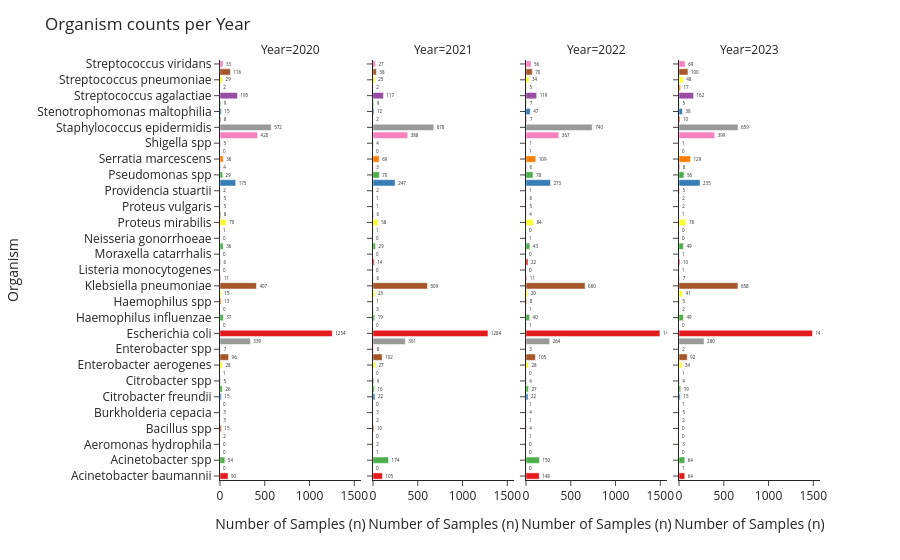

Write notebook code for a chart like this one.
### Code cell
# Build a new DataFrame for plotting
plot_df = []

for yr in yrs:
    yr = int(yr)
    subset = df[df["Year"] == yr].value_counts("Organism")
    subset = subset.reindex(all_organisms, fill_value=0)
    subset = subset.reset_index()
    subset.columns = ["Organism", "Count"]
    subset["Year"] = yr
    plot_df.append(subset)

plot_df = pd.concat(plot_df, ignore_index=True)

# Create faceted bar plot
fig = px.bar(
    plot_df, x="Count", y="Organism", facet_col="Year", orientation="h",
    color="Organism", text="Count", color_discrete_sequence=px.colors.qualitative.Set1
)

# Fix axis order across facets
for axis in fig.layout:
    if axis.startswith('yaxis'):
        fig.layout[axis].update(
            categoryorder='array',
            categoryarray=all_organisms
        )

# Set x-axis title for all subplots
fig.update_xaxes(title_text="Number of Samples (n)")
        
# Customize layout
fig.update_layout(
    height=900, template="simple_white",
    title="Organism counts per Year",
    showlegend=False,
    )

# Ensure consistent y-axis order across facets
fig.update_traces(textposition='outside')
fig.update_yaxes(categoryorder='array', categoryarray=all_organisms)
fig.show()
